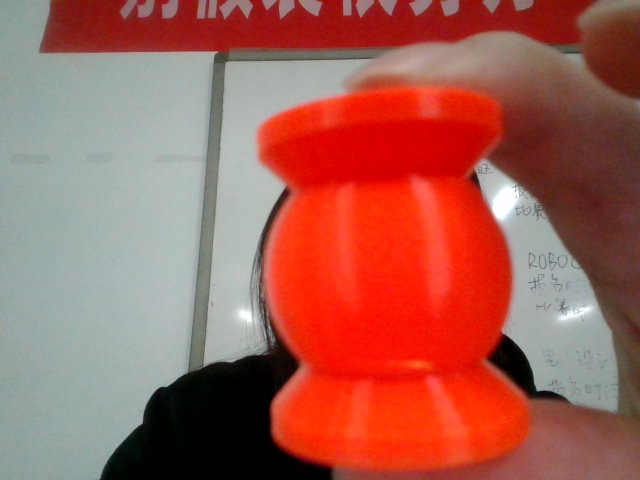
#> input picture opencv/Task1_basic_operates/Document/wujian.jpg, 640 x 480 px, found by its file name
$ python '几何中心.py'
#> lines starting #> are read from the running program, lines starting #| are printed output that depends on the picture; after the words box and inside, x2 and y2 are one past the last pixel; in counts of white or black regions, pixels touching at a corner belong together
import cv2
import numpy as np

# 读取图像
image = cv2.imread('wujian.jpg')
#> image is the input picture: shape (480, 640, 3); mean B, G, R 85, 95.4, 163.6

# 将图像转换为HSV颜色空间
hsv_image = cv2.cvtColor(image, cv2.COLOR_BGR2HSV)
#> hsv_image: shape (480, 640, 3); mean H, S, V 40, 121.7, 168.2

# 定义橙色的HSV范围（可根据实际情况调整）
lower_orange = np.array([0, 100, 100])
upper_orange = np.array([20, 255, 255])

# 创建橙色的掩码
orange_mask = cv2.inRange(hsv_image, lower_orange, upper_orange)
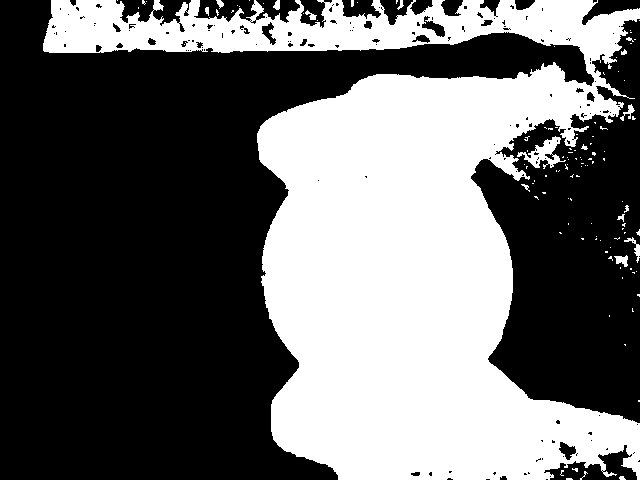
#> orange_mask: shape (480, 640); 41.1% white; 117 white regions (99 under 20 px)

# 查找橙色物体的轮廓
contours, _ = cv2.findContours(orange_mask, cv2.RETR_EXTERNAL, cv2.CHAIN_APPROX_SIMPLE)
#> contours = 116 contours, 108 with area under 20; largest, box (x1, y1, x2, y2) and area: (43, 0, 640, 480) 124162, (517, 136, 566, 169) 550, (614, 255, 628, 267) 78, (624, 237, 640, 263) 70, (620, 104, 635, 121) 54, (273, 0, 280, 10) 38, (305, 10, 317, 20) 36, (216, 0, 224, 9) 28

# 遍历轮廓
for contour in contours:
    # 计算外接矩形
    x, y, w, h = cv2.boundingRect(contour)
    # 计算几何中心
    center_x = x + w // 2
    center_y = y + h // 2
 # 绘制外接矩形（用与轮廓相同的颜色，这里假设为蓝色，可根据实际颜色修改）
    cv2.rectangle(image, (x, y), (x + w, y + h), (255, 0, 0), 2)
    # 绘制几何中心（用与轮廓相同的颜色十字，这里假设为蓝色，可根据实际颜色修改）
    cv2.line(image, (center_x - 10, center_y), (center_x + 10, center_y), (255, 0, 0), 2)
    cv2.line(image, (center_x, center_y - 10), (center_x, center_y + 10), (255, 0, 0), 2)
#> this loop made 116 passes
#> (x, y, w, h, center_x, center_y) on passes 2, 3, 4, 5, 10, 13, 16, 17, 19, 20, 23, 24: (619, 476, 7, 4, 622, 478), (580, 471, 8, 9, 584, 475), (560, 470, 4, 6, 562, 473), (572, 468, 6, 4, 575, 470), (637, 294, 3, 3, 638, 295), (636, 271, 1, 1, 636, 271), (608, 256, 5, 5, 610, 258), (614, 255, 14, 12, 621, 261), (610, 247, 1, 1, 610, 247), (600, 240, 1, 1, 600, 240), (624, 237, 16, 26, 632, 250), (614, 237, 6, 3, 617, 238)
#> (contour, x, y, w, h, center_x, center_y) on passes 1, 6, 7, 8, 9, 11: ([[566, 478], [566, 479], [572, 479], [571, 478]], 566, 478, 7, 2, 569, 479), ([[638, 400], [638, 401], [639, 401], [639, 400]], 638, 400, 2, 2, 639, 401), ([[624, 344], [625, 345], [625, 344]], 624, 344, 2, 2, 625, 345), ([[609, 315], [609, 316]], 609, 315, 1, 2, 609, 316), ([[632, 308], [632, 311], [633, 311], [632, 310]], 632, 308, 2, 4, 633, 310), ([[622, 277], [622, 278]], 622, 277, 1, 2, 622, 278)
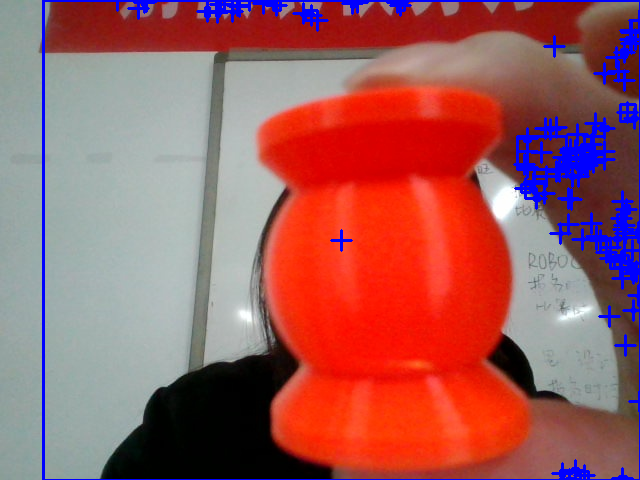
#> image: shape (480, 640, 3); 4.7% of pixels changed, all inside (x1, y1, x2, y2) = (42, 0, 640, 480)
# 显示结果
cv2.imshow('Result', image)
cv2.waitKey(0)
cv2.destroyAllWindows()

$ run again, with opencv/Task1_basic_operates/Document/all.jpg.jpg copied over opencv/Task1_basic_operates/Document/wujian.jpg
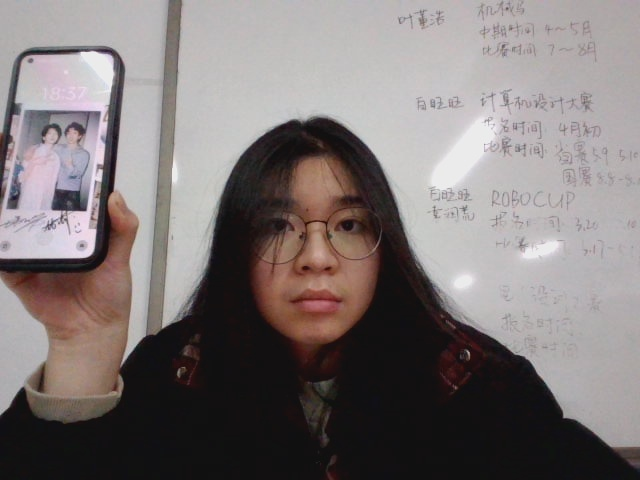
#> input picture opencv/Task1_basic_operates/Document/all.jpg.jpg, 640 x 480 px, found by its file name
#> image is the input picture: shape (480, 640, 3); mean B, G, R 118.1, 118.4, 126
#> hsv_image: shape (480, 640, 3); mean H, S, V 83.8, 29.3, 126.6
#> `orange_mask = cv2.inRange(hsv_image, lower_orange, upper_orange)`:
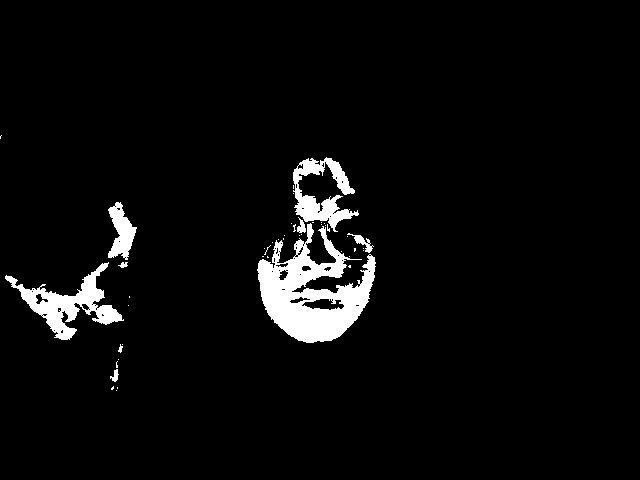
#> orange_mask: shape (480, 640); 4.3% white; 45 white regions (36 under 20 px)
#> contours = 45 contours, 37 with area under 20; largest, box (x1, y1, x2, y2) and area: (257, 223, 376, 343) 7124, (5, 262, 124, 340) 2664, (293, 157, 359, 232) 1825, (108, 202, 137, 260) 831, (347, 233, 374, 253) 116, (297, 217, 306, 233) 60, (110, 369, 119, 382) 43, (118, 262, 128, 268) 23
#> the loop `for contour in contours:` made 45 passes
#> (x, y, w, h, center_x, center_y) on passes 1, 3, 4, 5, 6, 7, 8, 9: (116, 390, 1, 1, 116, 390), (111, 386, 3, 4, 112, 388), (110, 369, 9, 13, 114, 375), (116, 361, 2, 7, 117, 364), (118, 359, 1, 1, 118, 359), (122, 344, 1, 1, 122, 344), (118, 344, 5, 9, 120, 348), (128, 305, 1, 1, 128, 305)
#> after the loop `for contour in contours:`:
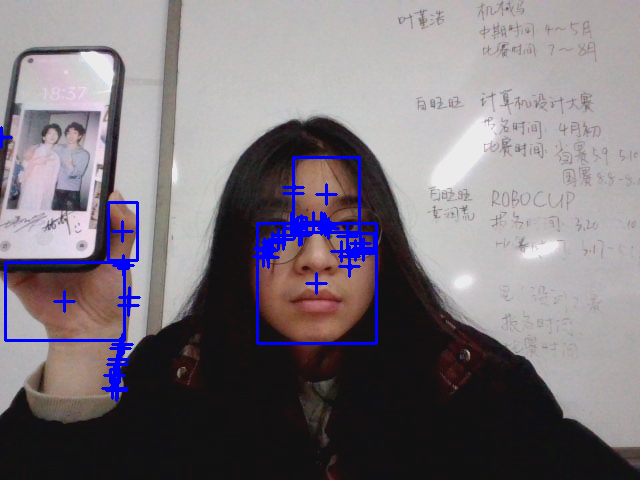
#> image: shape (480, 640, 3); 2.54% of pixels changed, all inside (x1, y1, x2, y2) = (0, 126, 378, 402)
